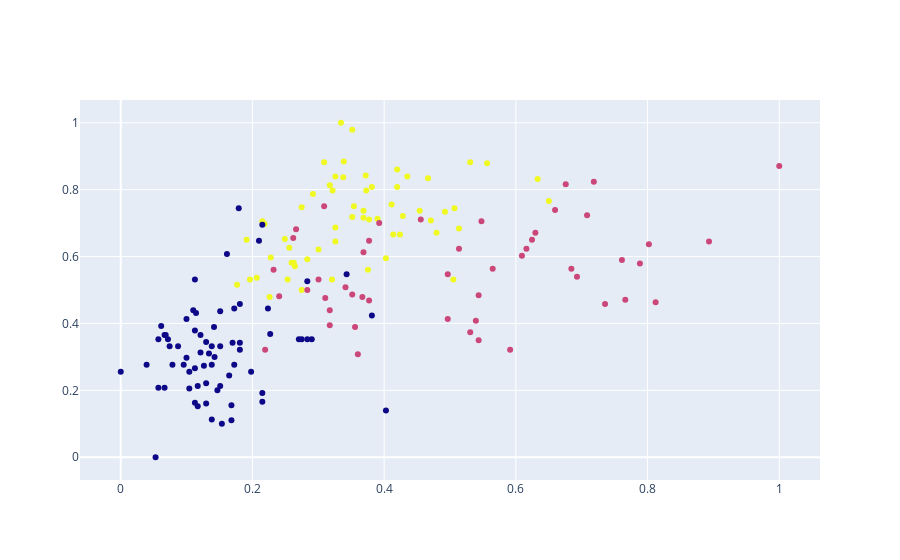

Here is the notebook cell this chart was saved with:
### Code cell
#Para visualizar os 4 clústeres em 2 dimensões, devemos iniciar instanciando uma figura e adicionando nela a forma que queremos desenhar:
fig = go.Figure()
#Podemos adicionar um traçado:
fig.add_trace(go.Scatter(x = df['Intesidade_de_color'], y = df['Alcool'],
                        mode = 'markers',
                        marker = dict(color =  agrupador3.labels_.astype(np.float64)),
                        text = labels))
#E, então, mostrar a figura:
fig.show()

### Figure 1 — Plotly figure (JSON) as saved in the notebook; plotly's stock layout.template omitted (floating-point values rounded to 4 significant figures; data arrays with more than 128 entries replaced by an {"elided": "..."} marker saying what was removed)
{"data": [{"marker": {"color": {"elided": "178 int values"}}, "mode": "markers", "text": {"elided": "178 str values"}, "type": "scatter", "x": {"elided": "178 float values"}, "y": {"elided": "178 float values"}}], "layout": {}}
